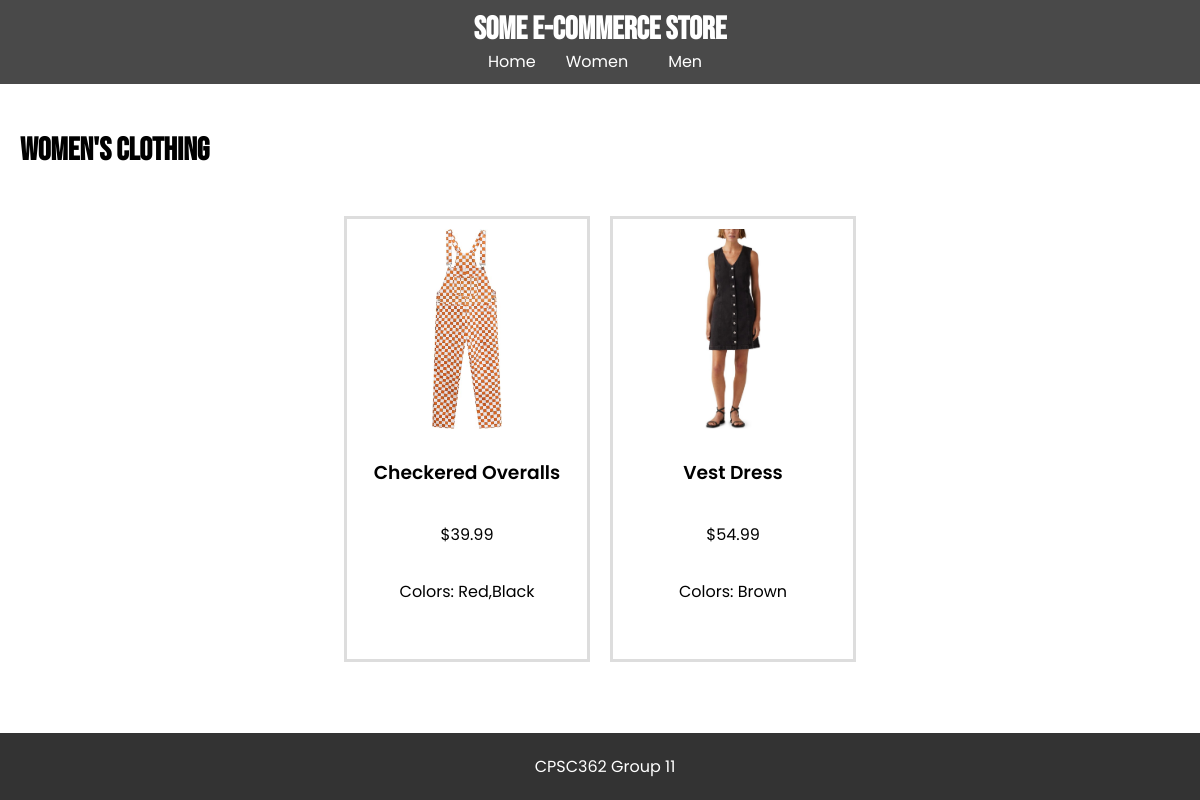
/women/clothing, run on an earlier commit of the app's database.
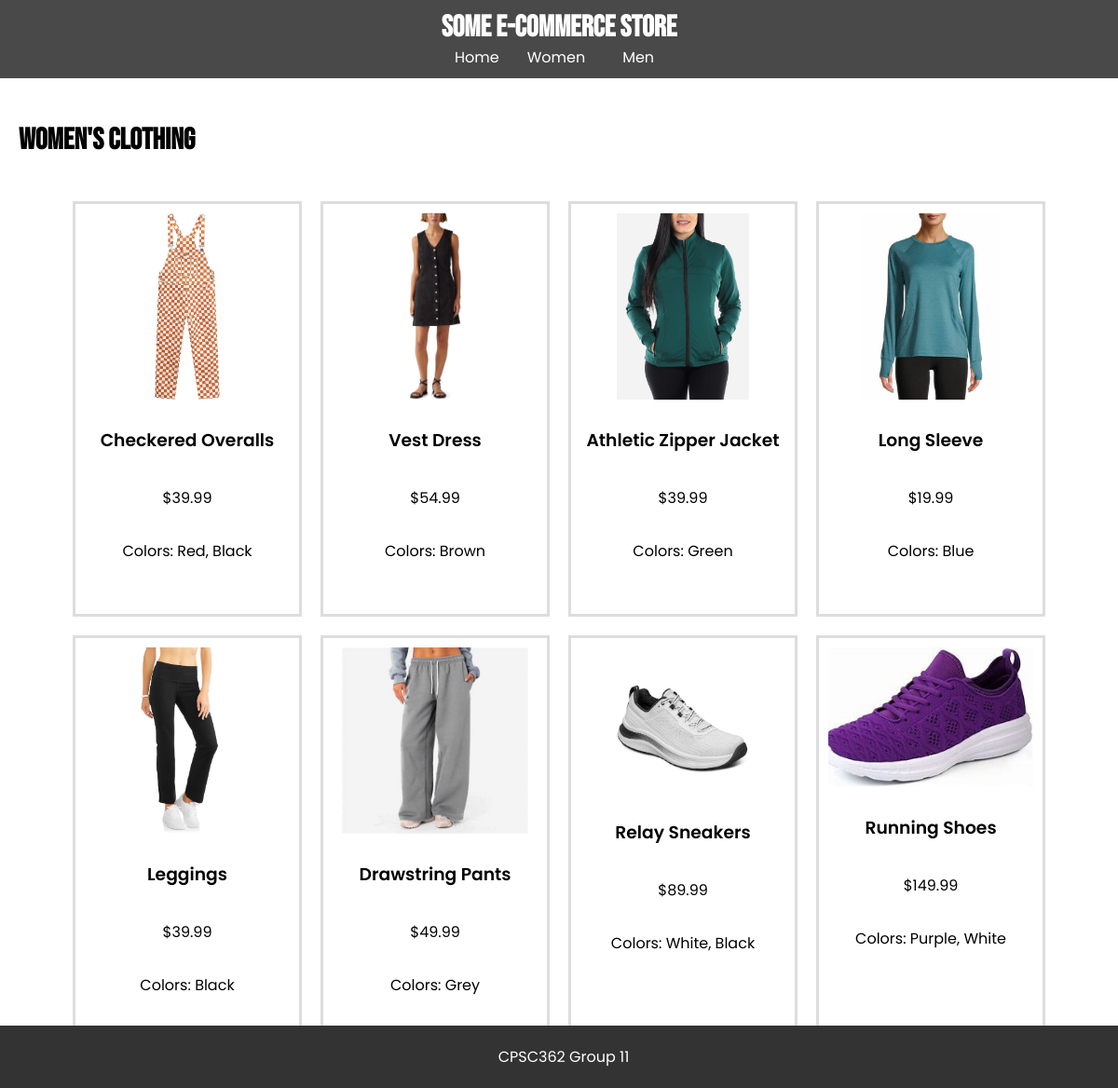
And on a later commit of the database.
### tables this page shows
CREATE TABLE items
                    (id TEXT PRIMARY KEY,
                    name TEXT NOT NULL,
                    category TEXT NOT NULL,
                    subcategory TEXT NOT NULL,
                    price REAL NOT NULL,
                    image TEXT,
                    color TEXT);

### app.py (the view)
@app.route('/women/clothing')
def women_clothing():
    with sqlite3.connect(DB_PATH) as con:
        cur = con.cursor()
        cur.execute("SELECT * FROM items WHERE category = 'Women' AND subcategory = 'Clothing'")
        items = cur.fetchall()
    return render_template("women_clothing.html", items=items)

### templates/women_clothing.html
{% extends "base.html" %}
{% block content %}
    <h2>Women's Clothing</h2>
    <div class="items">
        {% for item in items %}
            <div class="item">
                <img src="{{ url_for('static', filename='images/' + item[5]) }}" alt="{{ item[1] }}">
                <h3>{{ item[1] }}</h3>
                <p>${{ "%.2f" % item[4] }}</p>
                <p class="colors">Colors: {{ item[6] }}</p>
            </div>
        {% else %}
            <p>No items found.</p>
        {% endfor %}
    </div>
{% endblock %}

### templates/base.html (shortened to what this page needs)
<!DOCTYPE html>
<head>
    <link rel="stylesheet" href="{{ url_for('static', filename='css/style.css') }}">
</head>
<body>
    <header>
        <h1>Some E-Commerce Store</h1>
        <nav>
            <a href="{{ url_for('home') }}">Home</a>
            <div class="dropdown">
                <span>Women</span>
            </div>
            <div class="dropdown">
                <span>Men</span>
            </div>
        </nav>
    </header>
    <main>
        {% block content %}{% endblock %}
    </main>
    <footer>
        <p>CPSC362 Group 11</p>
    </footer>
</body>
</html>

### static/css/style.css (style rules this page uses)
body { font-family: 'Poppins', sans-serif; font-weight: 400; margin: 0; padding: 0; }
header { background-color: #494949; color: white; padding: 10px 20px; text-align: center; }
header h1 { font-family: 'Bebas Neue', sans-serif; font-family: 2.5em; font-weight: 700; margin: 0; }
main { padding: 20px; }
h2 { font-family: 'Bebas Neue', sans-serif; font-size: 2em; font-weight: 700; }
h3 { font-family: 'Poppins', sans-serif; font-weight: 600; }
nav { display: flex; align-items: center; justify-content: center; flex-wrap: wrap; font-family: 'Poppins', sans-serif; font-weight: 400; }
nav a { color: white; margin: 0px 10px; text-decoration: none; }
.dropdown { position: relative; display: inline-block; margin: 0 10px; }
.dropdown span { font-family: 'Poppins', sans-serif; color: white; padding: 10px; cursor: pointer; }
.items { display: flex; flex-wrap: wrap; gap: 20px; justify-content: center; padding: 20px; }
.item { border: .2em solid #ddd; padding: 10px; width: 220px; text-align: center; height: 420px; flex-direction: column; display: flex; }
.item img { max-width: 100%; max-height: 200px; object-fit: contain; display: block; margin: 0 auto 10px auto; flex-shrink: 0; }
footer { background-color: #333; color: white; text-align: center; padding: 5px; position: fixed; bottom: 0; width: 100%; }

What changed in the data, as far as the page shows it:
changed items "Checkered Overalls": color "Red,Black" → "Red, Black"
added items: image (picture), name "Athletic Zipper Jacket", price "39.99", color "Green"
added items: image (picture), name "Long Sleeve", price "19.99", color "Blue"
added items: image (picture), name "Leggings", price "39.99", color "Black"
added items: image (picture), name "Drawstring Pants", price "49.99", color "Grey"
added items: image (picture), name "Relay Sneakers", price "89.99", color "White, Black"
added items: image (picture), name "Running Shoes", price "149.99", color "Purple, White"
